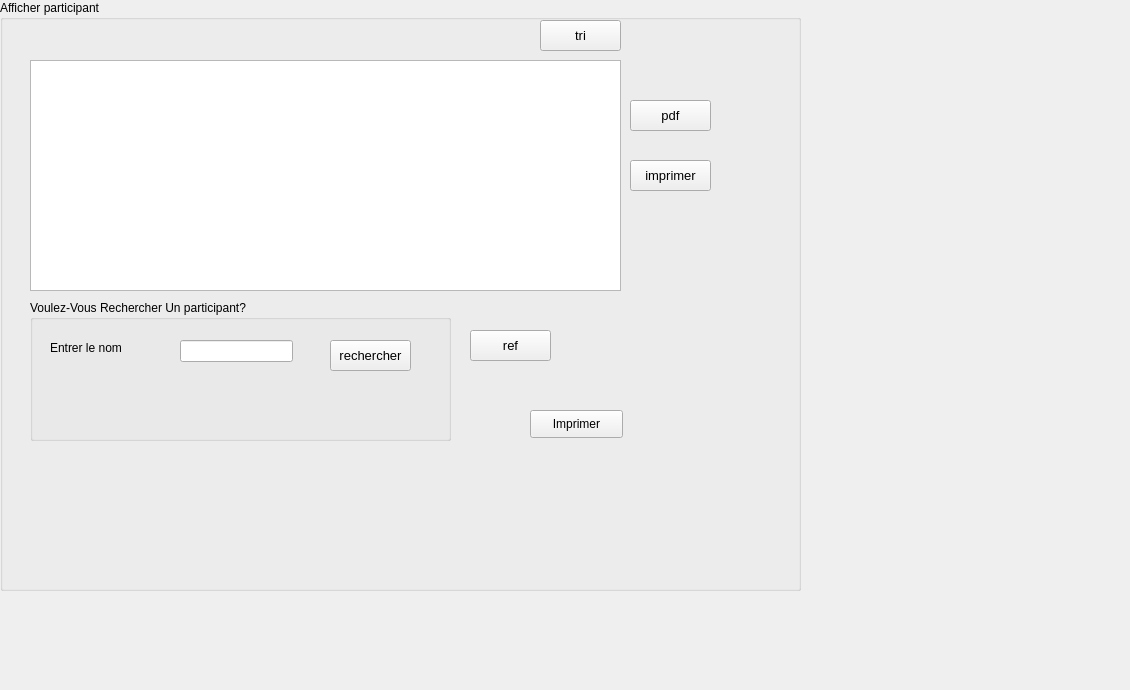
      <widget class="QWidget" name="tab_8">
       <attribute name="title">
        <string>Afficher</string>
       </attribute>
       <widget class="QGroupBox" name="groupBox_7">
        <property name="geometry">
         <rect>
          <x>0</x>
          <y>0</y>
          <width>801</width>
          <height>591</height>
         </rect>
        </property>
        <property name="title">
         <string>Afficher participant</string>
        </property>
        <widget class="QGroupBox" name="groupBox_8">
         <property name="geometry">
          <rect>
           <x>30</x>
           <y>300</y>
           <width>421</width>
           <height>141</height>
          </rect>
         </property>
         <property name="title">
          <string>Voulez-Vous Rechercher Un participant?</string>
         </property>
         <widget class="QLabel" name="label_24">
          <property name="geometry">
           <rect>
            <x>20</x>
            <y>40</y>
            <width>211</width>
            <height>16</height>
           </rect>
          </property>
          <property name="text">
           <string>Entrer le nom</string>
          </property>
         </widget>
         <widget class="QLineEdit" name="lineEditrech_3">
          <property name="geometry">
           <rect>
            <x>150</x>
            <y>40</y>
            <width>113</width>
            <height>22</height>
           </rect>
          </property>
         </widget>
         <widget class="QPushButton" name="pb_rechercher_2">
          <property name="geometry">
           <rect>
            <x>300</x>
            <y>40</y>
            <width>81</width>
            <height>31</height>
           </rect>
          </property>
          <property name="font">
           <font>
            <family>MS Shell Dlg 2</family>
            <pointsize>10</pointsize>
            <weight>50</weight>
            <bold>false</bold>
           </font>
          </property>
          <property name="text">
           <string>rechercher</string>
          </property>
         </widget>
        </widget>
        <widget class="QPushButton" name="pushButton_7">
         <property name="geometry">
          <rect>
           <x>530</x>
           <y>410</y>
           <width>93</width>
           <height>28</height>
          </rect>
         </property>
         <property name="text">
          <string>Imprimer</string>
         </property>
        </widget>
        <widget class="QTableView" name="tabactivite">
         <property name="geometry">
          <rect>
           <x>30</x>
           <y>60</y>
           <width>591</width>
           <height>231</height>
          </rect>
         </property>
        </widget>
        <widget class="QPushButton" name="pb_tri_2">
         <property name="geometry">
          <rect>
           <x>540</x>
           <y>20</y>
           <width>81</width>
           <height>31</height>
          </rect>
         </property>
         <property name="font">
          <font>
           <family>MS Shell Dlg 2</family>
           <pointsize>10</pointsize>
           <weight>50</weight>
           <bold>false</bold>
          </font>
         </property>
         <property name="text">
          <string>tri</string>
         </property>
        </widget>
        <widget class="QPushButton" name="pb_tri_3">
         <property name="geometry">
          <rect>
           <x>630</x>
           <y>100</y>
           <width>81</width>
           <height>31</height>
          </rect>
         </property>
         <property name="font">
          <font>
           <family>MS Shell Dlg 2</family>
           <pointsize>10</pointsize>
           <weight>50</weight>
           <bold>false</bold>
          </font>
         </property>
         <property name="text">
          <string>pdf</string>
         </property>
        </widget>
        <widget class="QPushButton" name="pb_tri_6">
         <property name="geometry">
          <rect>
           <x>630</x>
           <y>160</y>
           <width>81</width>
           <height>31</height>
          </rect>
         </property>
         <property name="font">
          <font>
           <family>MS Shell Dlg 2</family>
           <pointsize>10</pointsize>
           <weight>50</weight>
           <bold>false</bold>
          </font>
         </property>
         <property name="text">
          <string>imprimer</string>
         </property>
        </widget>
        <widget class="QPushButton" name="pb_tri_7">
         <property name="geometry">
          <rect>
           <x>470</x>
           <y>330</y>
           <width>81</width>
           <height>31</height>
          </rect>
         </property>
         <property name="font">
          <font>
           <family>MS Shell Dlg 2</family>
           <pointsize>10</pointsize>
           <weight>50</weight>
           <bold>false</bold>
          </font>
         </property>
         <property name="text">
          <string>ref</string>
         </property>
        </widget>
       </widget>
       <widget class="QLabel" name="label_36">
        <property name="geometry">
         <rect>
          <x>-235</x>
          <y>0</y>
          <width>1121</width>
          <height>681</height>
         </rect>
        </property>
        <property name="styleSheet">
         <string notr="true">background-image:url(:/gris.jpg)</string>
        </property>
        <property name="text">
         <string/>
        </property>
       </widget>
       <zorder>label_36</zorder>
       <zorder>groupBox_7</zorder>
      </widget>
